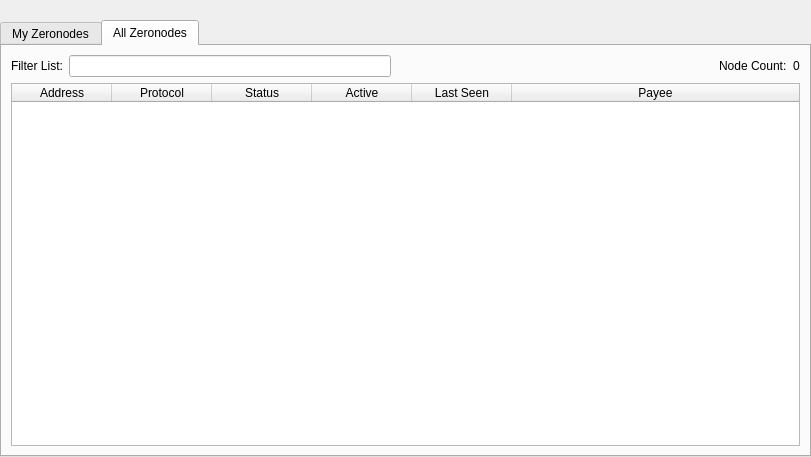
<?xml version="1.0" encoding="UTF-8"?>
<ui version="4.0">
 <class>ZeronodeList</class>
 <widget class="QWidget" name="ZeronodeList">
  <property name="geometry">
   <rect>
    <x>0</x>
    <y>0</y>
    <width>811</width>
    <height>457</height>
   </rect>
  </property>
  <property name="windowTitle">
   <string>Form</string>
  </property>
  <layout class="QVBoxLayout" name="topLayout">
   <property name="leftMargin">
    <number>0</number>
   </property>
   <property name="topMargin">
    <number>0</number>
   </property>
   <property name="rightMargin">
    <number>0</number>
   </property>
   <property name="bottomMargin">
    <number>0</number>
   </property>
   <item>
    <layout class="QVBoxLayout" name="verticalLayout">
     <property name="bottomMargin">
      <number>0</number>
     </property>
     <item>
      <spacer name="horizontalSpacer0">
       <property name="orientation">
        <enum>Qt::Horizontal</enum>
       </property>
       <property name="sizeHint" stdset="0">
        <size>
         <width>40</width>
         <height>20</height>
        </size>
       </property>
      </spacer>
     </item>
     <item>
      <widget class="QTabWidget" name="tabWidget">
       <property name="currentIndex">
        <number>1</number>
       </property>
       <widget class="QWidget" name="tabMyZeronodes">
        <attribute name="title">
         <string>My Zeronodes</string>
        </attribute>
        <layout class="QGridLayout" name="gridLayout_2">
         <item row="0" column="0">
          <layout class="QVBoxLayout" name="verticalLayout_2">
           <property name="bottomMargin">
            <number>0</number>
           </property>
           <item>
            <layout class="QHBoxLayout" name="horizontalLayout_note">
             <property name="bottomMargin">
              <number>0</number>
             </property>
             <item>
              <widget class="QLabel" name="updateNote">
               <property name="text">
                <string>Note: Status of your zeronodes in local wallet can potentially be slightly incorrect.&lt;br /&gt;Always wait for wallet to sync additional data and then double check from another node&lt;br /&gt;if your zeronode should be running but you still do not see &quot;ENABLED&quot; in &quot;Status&quot; field.</string>
               </property>
              </widget>
             </item>
            </layout>
           </item>
           <item>
            <widget class="QTableWidget" name="tableWidgetMyZeronodes">
             <property name="minimumSize">
              <size>
               <width>695</width>
               <height>0</height>
              </size>
             </property>
             <property name="editTriggers">
              <set>QAbstractItemView::NoEditTriggers</set>
             </property>
             <property name="alternatingRowColors">
              <bool>true</bool>
             </property>
             <property name="selectionMode">
              <enum>QAbstractItemView::SingleSelection</enum>
             </property>
             <property name="selectionBehavior">
              <enum>QAbstractItemView::SelectRows</enum>
             </property>
             <property name="sortingEnabled">
              <bool>true</bool>
             </property>
             <attribute name="horizontalHeaderStretchLastSection">
              <bool>true</bool>
             </attribute>
             <column>
              <property name="text">
               <string>Alias</string>
              </property>
             </column>
             <column>
              <property name="text">
               <string>Address</string>
              </property>
             </column>
             <column>
              <property name="text">
               <string>Protocol</string>
              </property>
             </column>
             <column>
              <property name="text">
               <string>Status</string>
              </property>
             </column>
             <column>
              <property name="text">
               <string>Active</string>
              </property>
             </column>
             <column>
              <property name="text">
               <string>Last Seen</string>
              </property>
             </column>
             <column>
              <property name="text">
               <string>Payee</string>
              </property>
             </column>
            </widget>
           </item>
           <item>
            <layout class="QHBoxLayout" name="horizontalLayout_5">
             <property name="bottomMargin">
              <number>0</number>
             </property>
             <item>
              <widget class="QPushButton" name="startButton">
               <property name="text">
                <string>S&amp;tart alias</string>
               </property>
              </widget>
             </item>
             <item>
              <widget class="QPushButton" name="startAllButton">
               <property name="text">
                <string>Start &amp;all</string>
               </property>
              </widget>
             </item>
             <item>
              <widget class="QPushButton" name="startMissingButton">
               <property name="text">
                <string>Start &amp;MISSING</string>
               </property>
              </widget>
             </item>
             <item>
              <widget class="QPushButton" name="UpdateButton">
               <property name="text">
                <string>&amp;Update status</string>
               </property>
              </widget>
             </item>
             <item>
              <widget class="QLabel" name="autoupdate_label">
               <property name="text">
                <string>Status will be updated automatically in (sec):</string>
               </property>
              </widget>
             </item>
             <item>
              <widget class="QLabel" name="secondsLabel">
               <property name="text">
                <string>0</string>
               </property>
              </widget>
             </item>
             <item>
              <spacer name="horizontalSpacer_5">
               <property name="orientation">
                <enum>Qt::Horizontal</enum>
               </property>
               <property name="sizeHint" stdset="0">
                <size>
                 <width>40</width>
                 <height>20</height>
                </size>
               </property>
              </spacer>
             </item>
            </layout>
           </item>
          </layout>
         </item>
        </layout>
       </widget>
       <widget class="QWidget" name="tabAllZeronodes">
        <attribute name="title">
         <string>All Zeronodes</string>
        </attribute>
        <layout class="QGridLayout" name="gridLayout">
         <item row="1" column="0">
          <widget class="QTableWidget" name="tableWidgetZeronodes">
           <property name="editTriggers">
            <set>QAbstractItemView::NoEditTriggers</set>
           </property>
           <property name="alternatingRowColors">
            <bool>true</bool>
           </property>
           <property name="selectionBehavior">
            <enum>QAbstractItemView::SelectRows</enum>
           </property>
           <property name="sortingEnabled">
            <bool>true</bool>
           </property>
           <attribute name="horizontalHeaderStretchLastSection">
            <bool>true</bool>
           </attribute>
           <column>
            <property name="text">
             <string>Address</string>
            </property>
           </column>
           <column>
            <property name="text">
             <string>Protocol</string>
            </property>
           </column>
           <column>
            <property name="text">
             <string>Status</string>
            </property>
           </column>
           <column>
            <property name="text">
             <string>Active</string>
            </property>
           </column>
           <column>
            <property name="text">
             <string>Last Seen</string>
            </property>
           </column>
           <column>
            <property name="text">
             <string>Payee</string>
            </property>
           </column>
          </widget>
         </item>
         <item row="0" column="0">
          <layout class="QHBoxLayout" name="horizontalLayout_3">
           <property name="bottomMargin">
            <number>0</number>
           </property>
           <item>
            <widget class="QLabel" name="label_filter">
             <property name="text">
              <string>Filter List:</string>
             </property>
            </widget>
           </item>
           <item>
            <widget class="QLineEdit" name="filterLineEdit">
             <property name="toolTip">
              <string>Filter zeronode list</string>
             </property>
            </widget>
           </item>
           <item>
            <spacer name="horizontalSpacer_3">
             <property name="orientation">
              <enum>Qt::Horizontal</enum>
             </property>
             <property name="sizeHint" stdset="0">
              <size>
               <width>10</width>
               <height>20</height>
              </size>
             </property>
            </spacer>
           </item>
           <item>
            <widget class="QLabel" name="label_count">
             <property name="text">
              <string>Node Count:</string>
             </property>
            </widget>
           </item>
           <item>
            <widget class="QLabel" name="countLabel">
             <property name="text">
              <string>0</string>
             </property>
            </widget>
           </item>
          </layout>
         </item>
        </layout>
       </widget>
      </widget>
     </item>
    </layout>
   </item>
  </layout>
 </widget>
 <resources/>
 <connections/>
</ui>
